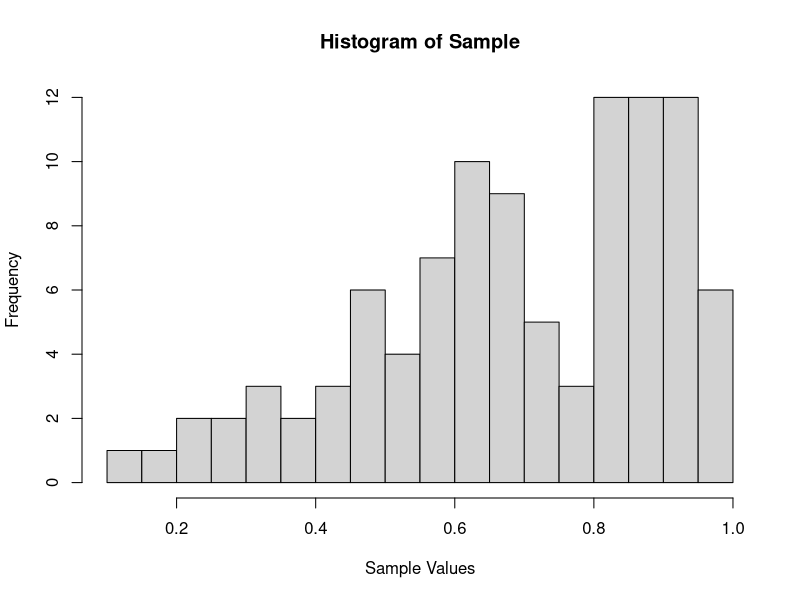
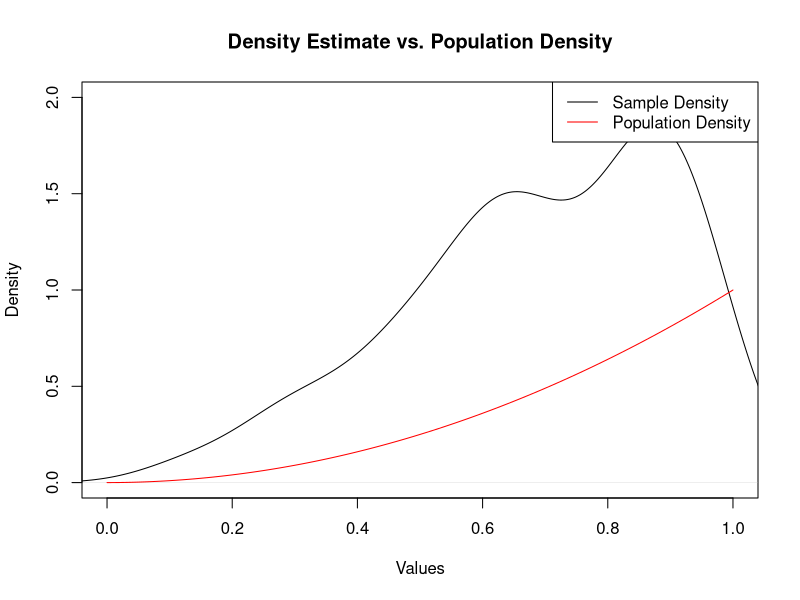

R code for these plots, in order:
## ---- chunk 1
lambda <- 1
set.seed(0)
sample_size <- 100

sample_x <- (runif(sample_size))^(1 / (2 * lambda))
## ---- chunk 2
hist(sample_x,
     breaks = 20,
     main = "Histogram of Sample",
     xlab = "Sample Values")

## ---- chunk 3
dens <- density(sample_x)
plot(dens,
     main = "Density Estimate vs. Population Density",
     xlab = "Values",
     xlim = c(0, 1),
     ylim = c(0, 2))

curve(x^(2 * lambda),
      add = TRUE,
      col = "red")

legend("topright",
       legend = c("Sample Density", "Population Density"),
       col = c("black", "red"), lty = 1)
## ---- chunk 4
#plot of the histogram, kernel density estimate and a normal approximation from CLT to compare 
## ---- chunk 5

## ---- chunk 6

